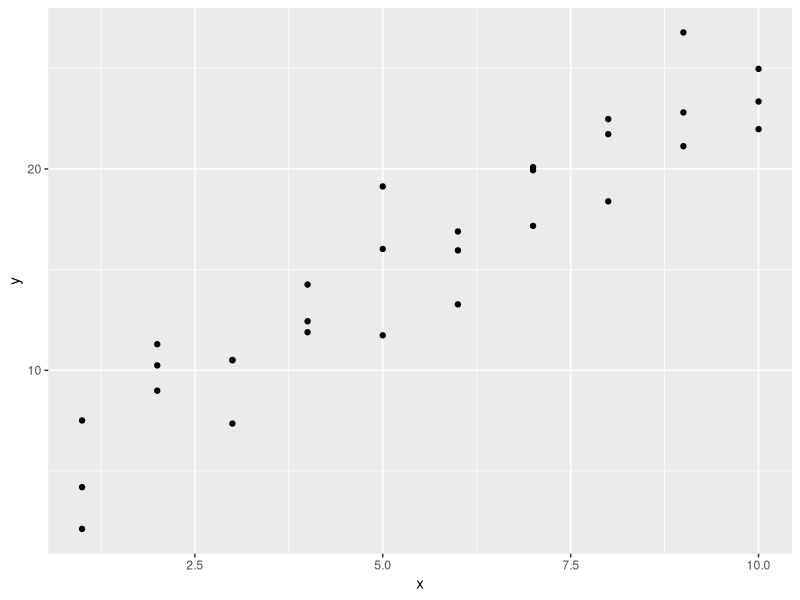
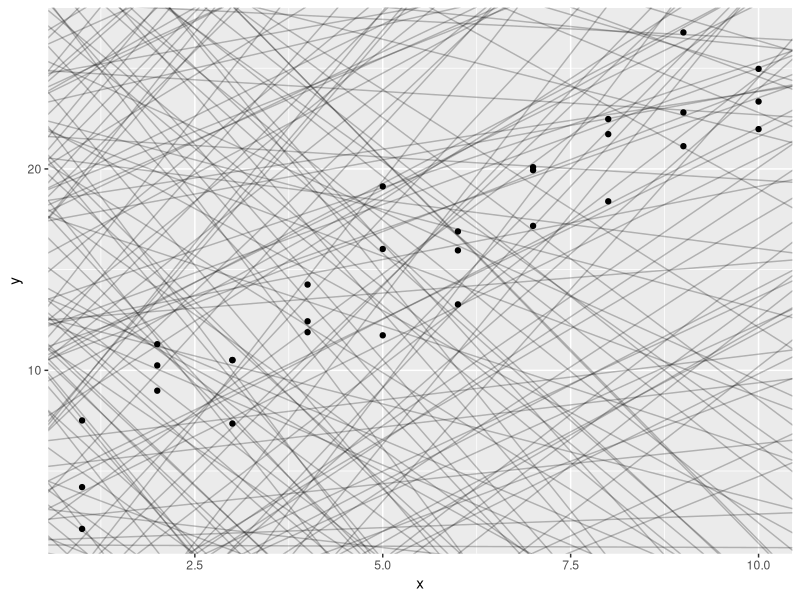
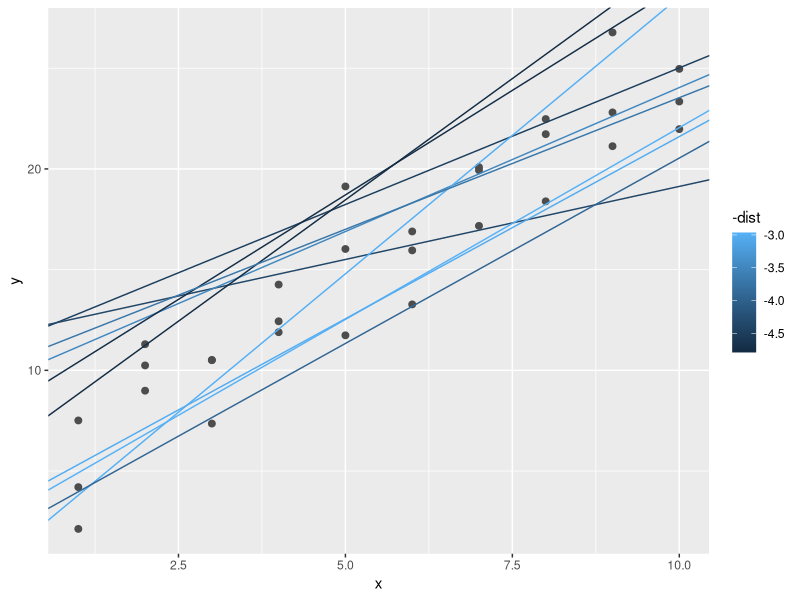
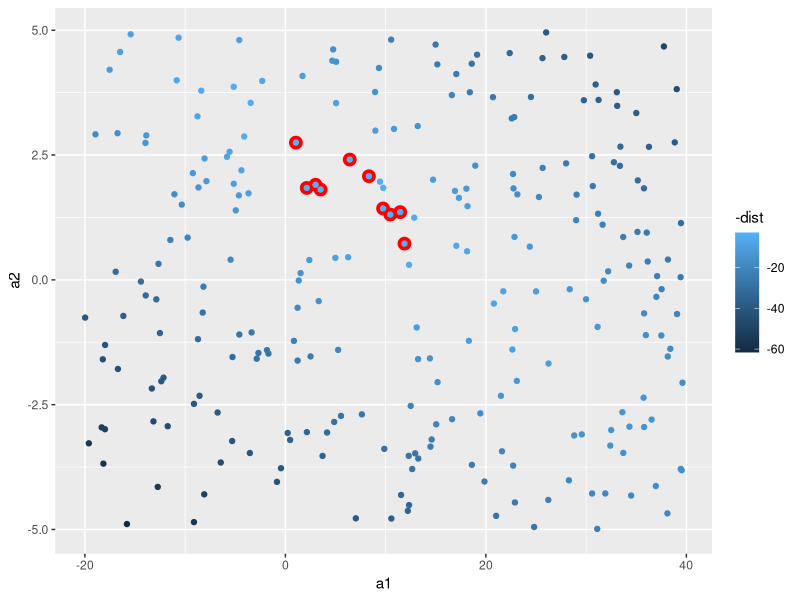
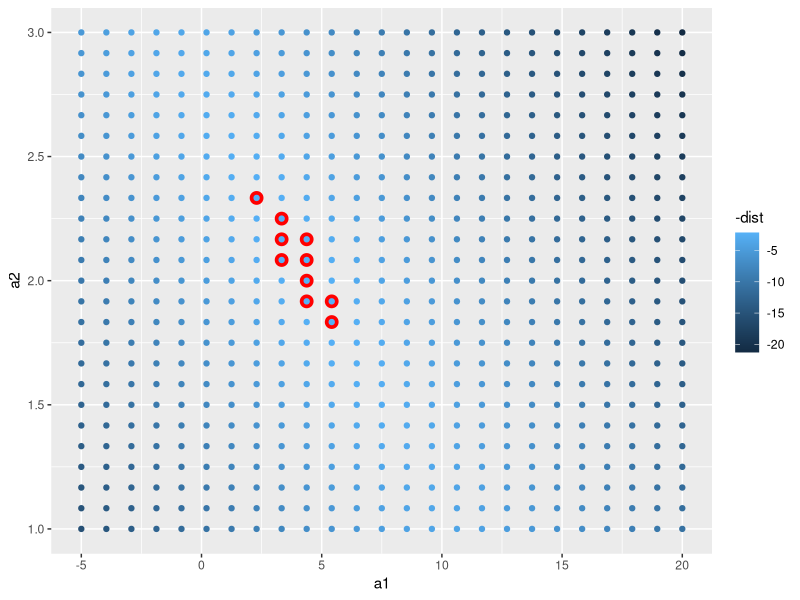
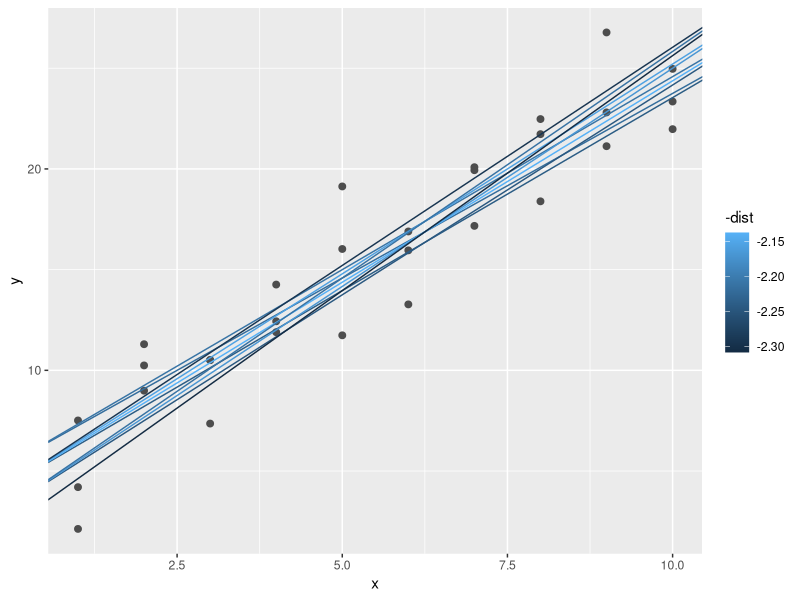
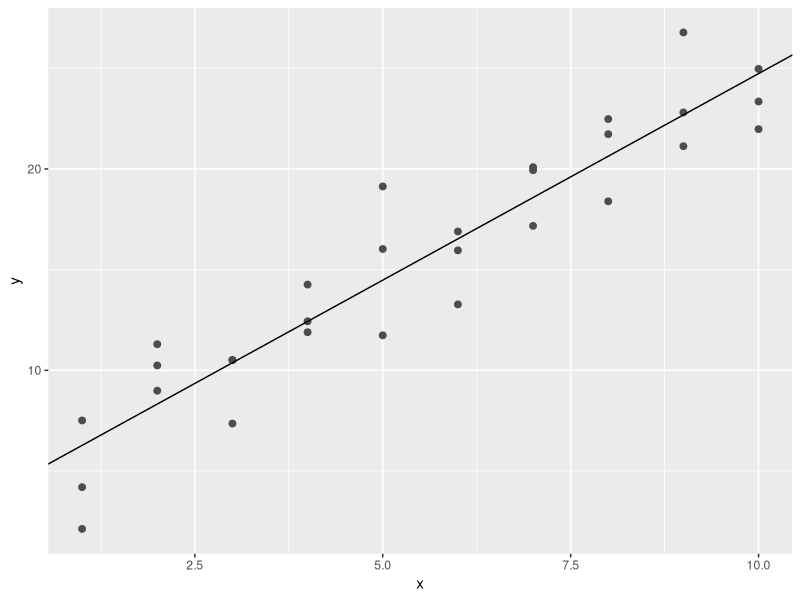
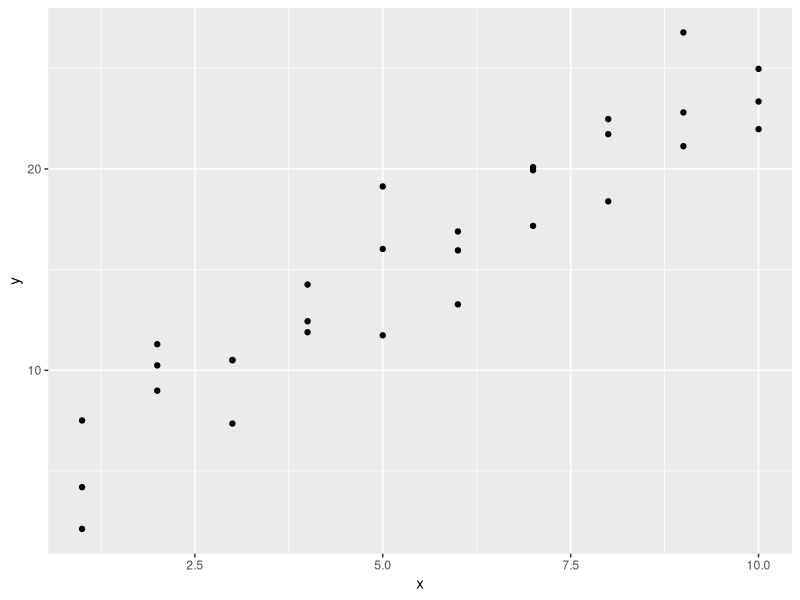

The R script that drew these images, in order: (Note: this script raises an error after producing the figures.)
# 23 - Model basics

library(tidyverse)
library(modelr)
options(na.action = na.warn)

# A simple model
# Simulated data: 
ggplot(sim1, aes(x, y)) +
  geom_point()

# All the code from Hadley's discussion: 
sim1_mod <- lm(y ~ x, data = sim1)
coef(sim1_mod)

models <- tibble(
  a1 = runif(250, -20, 40),
  a2 = runif(250, -5, 5)
)

ggplot(sim1, aes(x, y)) + 
  geom_abline(aes(intercept = a1, slope = a2), data = models, alpha = 1/4) +
  geom_point() 

model1 <- function(a, data) {
  a[1] + data$x * a[2]
}
model1(c(7, 1.5), sim1)

measure_distance <- function(mod, data) {
  diff <- data$y - model1(mod, data)
  sqrt(mean(diff ^ 2))
}
measure_distance(c(7, 1.5), sim1)

sim1_dist <- function(a1, a2) {
  measure_distance(c(a1, a2), sim1)
}

models <- models %>% 
  mutate(dist = purrr::map2_dbl(a1, a2, sim1_dist))
models


ggplot(sim1, aes(x, y)) + 
  geom_point(size = 2, colour = "grey30") + 
  geom_abline(
    aes(intercept = a1, slope = a2, colour = -dist), 
    data = filter(models, rank(dist) <= 10)
  )


ggplot(models, aes(a1, a2)) +
  geom_point(data = filter(models, rank(dist) <= 10), size = 4, colour = "red") +
  geom_point(aes(colour = -dist))

grid <- expand.grid(
  a1 = seq(-5, 20, length = 25),
  a2 = seq(1, 3, length = 25)
) %>% 
  mutate(dist = purrr::map2_dbl(a1, a2, sim1_dist))

grid %>% 
  ggplot(aes(a1, a2)) +
  geom_point(data = filter(grid, rank(dist) <= 10), size = 4, colour = "red") +
  geom_point(aes(colour = -dist)) 


ggplot(sim1, aes(x, y)) + 
  geom_point(size = 2, colour = "grey30") + 
  geom_abline(
    aes(intercept = a1, slope = a2, colour = -dist), 
    data = filter(grid, rank(dist) <= 10)
  )

best <- optim(c(0, 0), measure_distance, data = sim1)
best$par
#> [1] 4.22 2.05

ggplot(sim1, aes(x, y)) + 
  geom_point(size = 2, colour = "grey30") + 
  geom_abline(intercept = best$par[1], slope = best$par[2])



# Let's fit a linear model (minimise the least square distances between model and data)

sim1_mod <- lm(y ~ x, data = sim1)
coef(sim1_mod)


# Ex 23.2.1
# 1

sim1a <- tibble(
  x = rep(1:10, each = 3),
  y = x * 1.5 + 6 + rt(length(x), df = 2)
)
sim1a_mod <- lm(y ~ x, data = sim1)
coef(sim1a_mod)
sim1a_mod %>% 
  ggplot(aes(x, y)) + 
  geom_point()

# Our approach here is to look at predictions, rather than focusing on the coefficients

 # Generate evenly-spaced grid of values covering space where data lies: 
grid <- sim1 %>% 
  data_grid(x)
grid
# this finds every combination of all x values from every argument

# Now add predictions from the model: 
grid <- grid %>% 
  add_predictions(sim1_mod) 
grid
# Now visualise: 
ggplot(sim1, aes(x)) +
  geom_point(aes(y = y)) +
  geom_line(aes(y = pred), data = grid, colour = "red", size = 1)
# Does the same as geom_abline() but this works for any type of model

# Residuals
# Residuals tell you what the model has missed - the difference between the predicted value and the actual value
sim1 <- sim1 %>% 
  add_residuals(sim1_mod)
sim1

ggplot(sim1, aes(resid)) + 
  geom_freqpoly(binwidth = 0.5)
# Average of residuals is obviously always zero

# Plot residuals - if they look like noise, then model has done a good job of capturing patterns in the model: 
ggplot(sim1, aes(x, resid)) + 
  geom_ref_line(h = 0) +
  geom_point()

# Ex 23.3.3
# 1 - loess - local polynomial regression
sim1_loess <- loess(y ~ x, data = sim1)
grid_loess <- sim1 %>%
  add_predictions(sim1_loess)
sim1 <- sim1 %>%
  add_predictions(sim1_loess, var = "pred_loess") %>%
  add_residuals(sim1_loess, var = "resid_loess")

plot_sim1_loess <- ggplot(sim1, aes(x, y)) +
  geom_point() + 
  geom_line(aes(x, y = pred), data = grid_loess, colour = "red")

# This is the same as plotting geom_smooth()
plot_sim1_loess +
  geom_smooth(colour = "blue", se = FALSE, alpha = 0.20)

# other functions:
gather_predictions() # adds cols .model and .pred, and repeats inputs rows for each model
spread_predictions() # adds one col for each model

# Categorical data
mod2 <- lm(y ~ x, data = sim2)
sim2

grid <- sim2 %>%
  data_grid(x) %>%
  add_predictions(mod2)
grid
# this calculates the mean value for each category:
ggplot(sim2, aes(x)) +
  geom_point(aes(y = y)) +
  geom_point(data = grid, aes(y = pred), colour = "red")

# Combination of continuous and categorical predictors: 
sim3 # has both - x1 (cts - although only has discrete values?!) and x2 (letters)
str(sim3)
ggplot(sim3, aes(x1, y)) +
  geom_point(aes(colour = x2))

# Two possible models: 
mod1 <- lm(y ~ x1 + x2, data = sim3) # treats x1 and x2 as independent variables
mod2 <- lm(y ~ x1 * x2, data = sim3) # interaction of the variables - effectively a 'crossed term' - translates as y = a_0 + a_1 * x1 + a_2 * x2 + a_12 * x1 * x2

# Now we make predictions:
grid <- sim3 %>% 
  data_grid(x1, x2) %>% 
  gather_predictions(mod1, mod2)
grid

ggplot(sim3, aes(x1, y, colour = x2)) + 
  geom_point() + 
  geom_line(data = grid, aes(y = pred)) + 
  facet_wrap(~ model)

sim3 <- sim3 %>% 
  gather_residuals(mod1, mod2)

ggplot(sim3, aes(x1, resid, colour = x2)) + 
  geom_point() + 
  facet_grid(x2 ~ model)

model_matrix(sim3, y ~ x1 + x2)
model_matrix(sim3, y ~ x1 * x2)
View(sim3)
# Residuals have more patterns in mod1, at least for b (by eye)

mod1 <- lm(y ~ x1 + x2, data = sim4)
mod2 <- lm(y ~ x1 * x2, data = sim4)

grid <- sim4 %>% 
  data_grid(
    x1 = seq_range(x1, 5), # seq_range will give five values between the max and min (equally spaced)
    x2 = seq_range(x2, 5) 
  ) %>% 
  gather_predictions(mod1, mod2)
grid

# Examples:
seq_range(c(0.0123, 0.923), n = 5)
seq_range(c(0.0123, 0.923), n = 5, pretty = TRUE) # gives 'nice' sequences to human eye
seq_range(c(0.0123, 0.923), n = 5, trim = 0.1) # trims 10% off each end

ggplot(grid, aes(x1, x2)) + 
  geom_tile(aes(fill = pred)) +
  facet_wrap(~ model)

ggplot(grid, aes(x1, pred, colour = x2, group = x2)) + 
  geom_line() +
  facet_wrap(~ model)
ggplot(grid, aes(x2, pred, colour = x1, group = x1)) + 
  geom_line() +
  facet_wrap(~ model)

# Even with two variables, it's hard to come up with good visualisations, but this is OK - you shouldn't expect it to be easy to understand interactions of variables!

# MODEL SPECIFICATION IS ODD!  THE SYMBOLS + AND * IN THE SPECIFICATION MEAN SOMETHING ELSE!
# If model involves + * ^ or -, you need to put this inside I(), so R doesn't treat it like part of the model specification - eg 
# y ~ x + I(x^2) is translated to y = a_1 + a_2*x + a_3*x^2
# If you specify y ~ x^2 + x, R will compute y ~ x*x + x, and x*x is the interaction of x with itself, i.e. x

# Check with model_matrix() to see what equation lm() is trying to fit

df <- tribble(
  ~y, ~x,
  1,1,
  2,2,
  3,3
)
model_matrix(df, y ~ x^2 + x)
model_matrix(df, y ~ I(x^2) + x)

# Polynomial models
model_matrix(df, y ~ poly(x, 2))

# there is a problem with such models - outside of the data range, polynomials rapidly shoot off to +ve or -ve inf.  One safer alternative is to use the natural spline, splines::ns()

library(splines)

model_matrix(df, y ~ ns(x, 2))

# Rows with missing values get dropped
df <- tribble(
  ~x, ~y,
  1, 2.2,
  2, NA, 
  3, 3.5, 
  NA, 10
)

mod <- lm(y ~ x, data = df)
# Suppress warning: 
mod <- lm(y ~ x, data = df, na.action = na.exclude)
# Number of observation: (!)
nobs(mod)

# Other models - http://r4ds.had.co.nz/model-basics.html#other-model-families
# linear models assume that the residuals have a normal distribution

# These work in a similar method in terms of the actual functions etc

